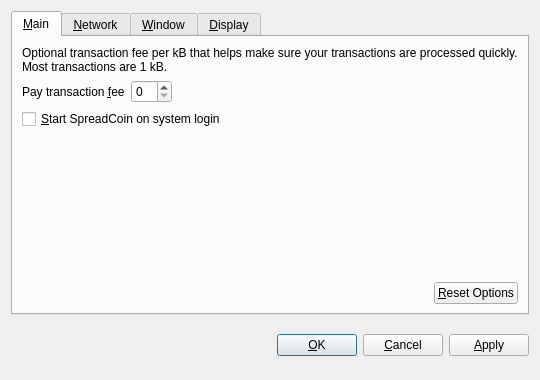
<?xml version="1.0" encoding="UTF-8"?>
<ui version="4.0">
 <class>OptionsDialog</class>
 <widget class="QDialog" name="OptionsDialog">
  <property name="geometry">
   <rect>
    <x>0</x>
    <y>0</y>
    <width>540</width>
    <height>380</height>
   </rect>
  </property>
  <property name="windowTitle">
   <string>Options</string>
  </property>
  <property name="modal">
   <bool>true</bool>
  </property>
  <layout class="QVBoxLayout" name="verticalLayout">
   <item>
    <widget class="QTabWidget" name="tabWidget">
     <property name="tabPosition">
      <enum>QTabWidget::North</enum>
     </property>
     <property name="currentIndex">
      <number>0</number>
     </property>
     <widget class="QWidget" name="tabMain">
      <attribute name="title">
       <string>&amp;Main</string>
      </attribute>
      <layout class="QVBoxLayout" name="verticalLayout_Main">
       <item>
        <widget class="QLabel" name="transactionFeeInfoLabel">
         <property name="text">
          <string>Optional transaction fee per kB that helps make sure your transactions are processed quickly. Most transactions are 1 kB.</string>
         </property>
         <property name="textFormat">
          <enum>Qt::PlainText</enum>
         </property>
         <property name="wordWrap">
          <bool>true</bool>
         </property>
        </widget>
       </item>
       <item>
        <layout class="QHBoxLayout" name="horizontalLayout_1_Main">
         <item>
          <widget class="QLabel" name="transactionFeeLabel">
           <property name="text">
            <string>Pay transaction &amp;fee</string>
           </property>
           <property name="textFormat">
            <enum>Qt::PlainText</enum>
           </property>
           <property name="buddy">
            <cstring>transactionFee</cstring>
           </property>
          </widget>
         </item>
         <item>
          <widget class="BitcoinAmountField" name="transactionFee"/>
         </item>
         <item>
          <spacer name="horizontalSpacer_1_Main">
           <property name="orientation">
            <enum>Qt::Horizontal</enum>
           </property>
           <property name="sizeHint" stdset="0">
            <size>
             <width>40</width>
             <height>20</height>
            </size>
           </property>
          </spacer>
         </item>
        </layout>
       </item>
       <item>
        <widget class="QCheckBox" name="bitcoinAtStartup">
         <property name="toolTip">
          <string>Automatically start SpreadCoin after logging in to the system.</string>
         </property>
         <property name="text">
          <string>&amp;Start SpreadCoin on system login</string>
         </property>
        </widget>
       </item>
       <item>
        <spacer name="verticalSpacer_Main">
         <property name="orientation">
          <enum>Qt::Vertical</enum>
         </property>
         <property name="sizeHint" stdset="0">
          <size>
           <width>20</width>
           <height>40</height>
          </size>
         </property>
        </spacer>
       </item>
       <item>
        <layout class="QHBoxLayout" name="horizontalLayout_2_Main">
         <item>
          <spacer name="horizontalSpacer_2_Main">
           <property name="orientation">
            <enum>Qt::Horizontal</enum>
           </property>
           <property name="sizeHint" stdset="0">
            <size>
             <width>40</width>
             <height>20</height>
            </size>
           </property>
          </spacer>
         </item>
         <item>
          <widget class="QPushButton" name="resetButton">
           <property name="toolTip">
            <string>Reset all client options to default.</string>
           </property>
           <property name="text">
            <string>&amp;Reset Options</string>
           </property>
           <property name="autoDefault">
            <bool>false</bool>
           </property>
          </widget>
         </item>
        </layout>
       </item>
      </layout>
     </widget>
     <widget class="QWidget" name="tabNetwork">
      <attribute name="title">
       <string>&amp;Network</string>
      </attribute>
      <layout class="QVBoxLayout" name="verticalLayout_Network">
       <item>
        <widget class="QCheckBox" name="mapPortUpnp">
         <property name="toolTip">
          <string>Automatically open the SpreadCoin client port on the router. This only works when your router supports UPnP and it is enabled.</string>
         </property>
         <property name="text">
          <string>Map port using &amp;UPnP</string>
         </property>
        </widget>
       </item>
       <item>
        <widget class="QCheckBox" name="connectSocks">
         <property name="toolTip">
          <string>Connect to the SpreadCoin network through a SOCKS proxy (e.g. when connecting through Tor).</string>
         </property>
         <property name="text">
          <string>&amp;Connect through SOCKS proxy:</string>
         </property>
        </widget>
       </item>
       <item>
        <layout class="QHBoxLayout" name="horizontalLayout_Network">
         <item>
          <widget class="QLabel" name="proxyIpLabel">
           <property name="text">
            <string>Proxy &amp;IP:</string>
           </property>
           <property name="textFormat">
            <enum>Qt::PlainText</enum>
           </property>
           <property name="buddy">
            <cstring>proxyIp</cstring>
           </property>
          </widget>
         </item>
         <item>
          <widget class="QValidatedLineEdit" name="proxyIp">
           <property name="maximumSize">
            <size>
             <width>140</width>
             <height>16777215</height>
            </size>
           </property>
           <property name="toolTip">
            <string>IP address of the proxy (e.g. 127.0.0.1)</string>
           </property>
          </widget>
         </item>
         <item>
          <widget class="QLabel" name="proxyPortLabel">
           <property name="text">
            <string>&amp;Port:</string>
           </property>
           <property name="textFormat">
            <enum>Qt::PlainText</enum>
           </property>
           <property name="buddy">
            <cstring>proxyPort</cstring>
           </property>
          </widget>
         </item>
         <item>
          <widget class="QLineEdit" name="proxyPort">
           <property name="maximumSize">
            <size>
             <width>55</width>
             <height>16777215</height>
            </size>
           </property>
           <property name="toolTip">
            <string>Port of the proxy (e.g. 9050)</string>
           </property>
          </widget>
         </item>
         <item>
          <widget class="QLabel" name="socksVersionLabel">
           <property name="text">
            <string>SOCKS &amp;Version:</string>
           </property>
           <property name="textFormat">
            <enum>Qt::PlainText</enum>
           </property>
           <property name="buddy">
            <cstring>socksVersion</cstring>
           </property>
          </widget>
         </item>
         <item>
          <widget class="QValueComboBox" name="socksVersion">
           <property name="toolTip">
            <string>SOCKS version of the proxy (e.g. 5)</string>
           </property>
          </widget>
         </item>
         <item>
          <spacer name="horizontalSpacer_Network">
           <property name="orientation">
            <enum>Qt::Horizontal</enum>
           </property>
           <property name="sizeHint" stdset="0">
            <size>
             <width>40</width>
             <height>20</height>
            </size>
           </property>
          </spacer>
         </item>
        </layout>
       </item>
       <item>
        <spacer name="verticalSpacer_Network">
         <property name="orientation">
          <enum>Qt::Vertical</enum>
         </property>
         <property name="sizeHint" stdset="0">
          <size>
           <width>20</width>
           <height>40</height>
          </size>
         </property>
        </spacer>
       </item>
      </layout>
     </widget>
     <widget class="QWidget" name="tabWindow">
      <attribute name="title">
       <string>&amp;Window</string>
      </attribute>
      <layout class="QVBoxLayout" name="verticalLayout_Window">
       <item>
        <widget class="QCheckBox" name="minimizeToTray">
         <property name="toolTip">
          <string>Show only a tray icon after minimizing the window.</string>
         </property>
         <property name="text">
          <string>&amp;Minimize to the tray instead of the taskbar</string>
         </property>
        </widget>
       </item>
       <item>
        <widget class="QCheckBox" name="minimizeOnClose">
         <property name="toolTip">
          <string>Minimize instead of exit the application when the window is closed. When this option is enabled, the application will be closed only after selecting Quit in the menu.</string>
         </property>
         <property name="text">
          <string>M&amp;inimize on close</string>
         </property>
        </widget>
       </item>
       <item>
        <spacer name="verticalSpacer_Window">
         <property name="orientation">
          <enum>Qt::Vertical</enum>
         </property>
         <property name="sizeHint" stdset="0">
          <size>
           <width>20</width>
           <height>40</height>
          </size>
         </property>
        </spacer>
       </item>
      </layout>
     </widget>
     <widget class="QWidget" name="tabDisplay">
      <attribute name="title">
       <string>&amp;Display</string>
      </attribute>
      <layout class="QVBoxLayout" name="verticalLayout_Display">
       <item>
        <layout class="QHBoxLayout" name="horizontalLayout_1_Display">
         <item>
          <widget class="QLabel" name="langLabel">
           <property name="text">
            <string>User Interface &amp;language:</string>
           </property>
           <property name="textFormat">
            <enum>Qt::PlainText</enum>
           </property>
           <property name="buddy">
            <cstring>lang</cstring>
           </property>
          </widget>
         </item>
         <item>
          <widget class="QValueComboBox" name="lang">
           <property name="toolTip">
            <string>The user interface language can be set here. This setting will take effect after restarting SpreadCoin.</string>
           </property>
          </widget>
         </item>
        </layout>
       </item>
       <item>
        <layout class="QHBoxLayout" name="horizontalLayout_2_Display">
         <item>
          <widget class="QLabel" name="unitLabel">
           <property name="text">
            <string>&amp;Unit to show amounts in:</string>
           </property>
           <property name="textFormat">
            <enum>Qt::PlainText</enum>
           </property>
           <property name="buddy">
            <cstring>unit</cstring>
           </property>
          </widget>
         </item>
         <item>
          <widget class="QValueComboBox" name="unit">
           <property name="toolTip">
            <string>Choose the default subdivision unit to show in the interface and when sending coins.</string>
           </property>
          </widget>
         </item>
        </layout>
       </item>
       <item>
        <widget class="QCheckBox" name="displayAddresses">
         <property name="toolTip">
          <string>Whether to show SpreadCoin addresses in the transaction list or not.</string>
         </property>
         <property name="text">
          <string>&amp;Display addresses in transaction list</string>
         </property>
        </widget>
       </item>
       <item>
        <widget class="QCheckBox" name="coinControlFeatures">
         <property name="toolTip">
          <string>Whether to show coin control features or not.</string>
         </property>
         <property name="text">
          <string>Display coin &amp;control features (experts only!)</string>
         </property>
        </widget>
       </item>
       <item>
        <spacer name="verticalSpacer_Display">
         <property name="orientation">
          <enum>Qt::Vertical</enum>
         </property>
         <property name="sizeHint" stdset="0">
          <size>
           <width>20</width>
           <height>40</height>
          </size>
         </property>
        </spacer>
       </item>
      </layout>
     </widget>
    </widget>
   </item>
   <item>
    <layout class="QHBoxLayout" name="horizontalLayout_Buttons">
     <item>
      <spacer name="horizontalSpacer_1">
       <property name="orientation">
        <enum>Qt::Horizontal</enum>
       </property>
       <property name="sizeHint" stdset="0">
        <size>
         <width>40</width>
         <height>48</height>
        </size>
       </property>
      </spacer>
     </item>
     <item>
      <widget class="QLabel" name="statusLabel">
       <property name="font">
        <font>
         <weight>75</weight>
         <bold>true</bold>
        </font>
       </property>
       <property name="text">
        <string/>
       </property>
       <property name="textFormat">
        <enum>Qt::PlainText</enum>
       </property>
       <property name="wordWrap">
        <bool>true</bool>
       </property>
      </widget>
     </item>
     <item>
      <spacer name="horizontalSpacer_2">
       <property name="orientation">
        <enum>Qt::Horizontal</enum>
       </property>
       <property name="sizeHint" stdset="0">
        <size>
         <width>40</width>
         <height>48</height>
        </size>
       </property>
      </spacer>
     </item>
     <item>
      <widget class="QPushButton" name="okButton">
       <property name="text">
        <string>&amp;OK</string>
       </property>
      </widget>
     </item>
     <item>
      <widget class="QPushButton" name="cancelButton">
       <property name="text">
        <string>&amp;Cancel</string>
       </property>
       <property name="autoDefault">
        <bool>false</bool>
       </property>
      </widget>
     </item>
     <item>
      <widget class="QPushButton" name="applyButton">
       <property name="text">
        <string>&amp;Apply</string>
       </property>
       <property name="autoDefault">
        <bool>false</bool>
       </property>
      </widget>
     </item>
    </layout>
   </item>
  </layout>
 </widget>
 <customwidgets>
  <customwidget>
   <class>BitcoinAmountField</class>
   <extends>QSpinBox</extends>
   <header>bitcoinamountfield.h</header>
  </customwidget>
  <customwidget>
   <class>QValueComboBox</class>
   <extends>QComboBox</extends>
   <header>qvaluecombobox.h</header>
  </customwidget>
  <customwidget>
   <class>QValidatedLineEdit</class>
   <extends>QLineEdit</extends>
   <header>qvalidatedlineedit.h</header>
  </customwidget>
 </customwidgets>
 <resources/>
 <connections/>
</ui>
